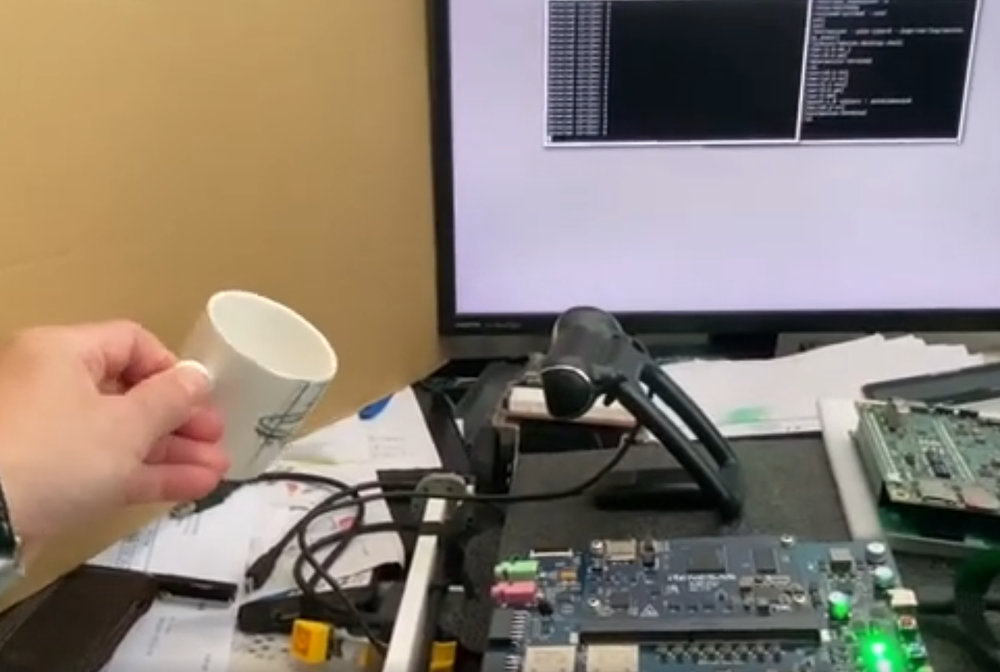
//> input picture images/circle_detect01.png, 1000 x 672 px, shrunk from 1443 x 969 before the run, given in place of the camera
$ ./circle_detect   (built with g++ and OpenCV 4)
//> lines starting //> are read from the running program, lines starting //| are printed output that depends on the picture; after the words box and inside, x2 and y2 are one past the last pixel; in counts of white or black regions, pixels touching at a corner belong together
#include <iostream>
#include <string>
#include <errno.h>
#include <stdexcept>

#include <opencv2/opencv.hpp>

using namespace std;
using namespace cv;

int main() {
    // Open the default camera (usually the first connected USB camera)
    VideoCapture cap(0);
    if (!cap.isOpened()) {
        cerr << "Error: Could not open camera." << endl;
        return -1;
    }

    cv::Mat frame, gray;
    while (true) {
        cap >> frame; // Capture a new frame
//> frame is the input picture: 672 rows x 1000 cols, CV_8UC3; mean B, G, R 111.9, 123.8, 135.8
        if (frame.empty()) {
            cerr << "Error: Captured empty frame." << endl;
            break;
        }

        // Convert to grayscale for better circle detection
        cvtColor(frame, gray, cv::COLOR_BGR2GRAY);
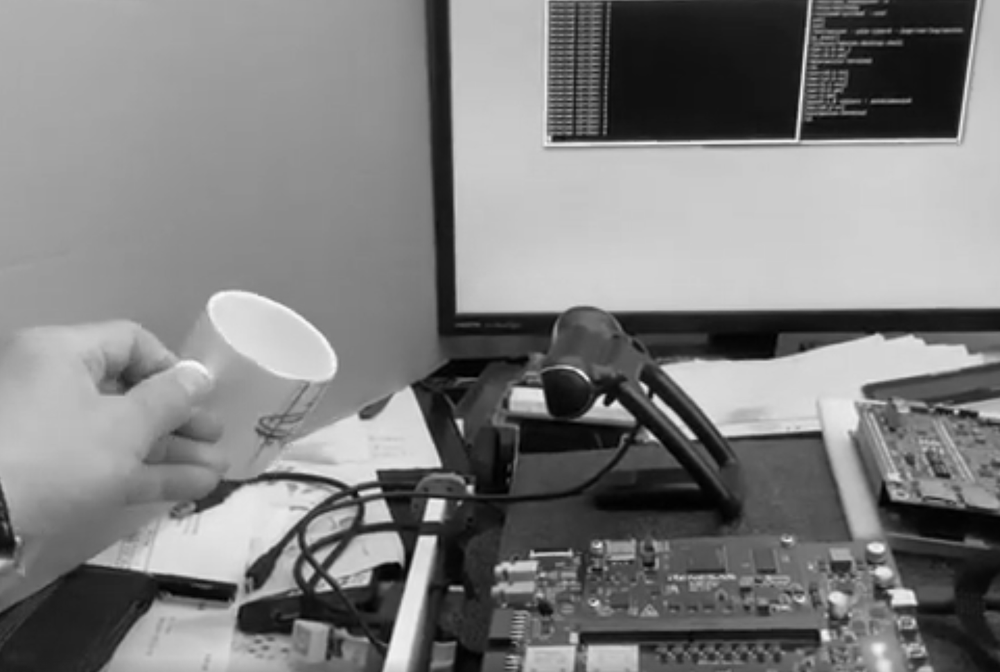
//> gray: 672 rows x 1000 cols, CV_8UC1; min 0, max 250, mean 126
        GaussianBlur(gray, gray, cv::Size(9, 9), 2, 2);

        // Detect circles
        vector<cv::Vec3f> circles;
        HoughCircles(gray, circles, cv::HOUGH_GRADIENT, 1, gray.rows / 16, 100, 30, 10, 100);
//> circles = 5 circles (x, y, radius): [544.5, 401.5, 89.4], [954.5, 446.5, 61.8], [350.5, 547.5, 54.9], [636.5, 453.5, 56.1], [352.5, 591.5, 52.6]

        // Output the number of circles detected
        cout << "Detected circles: " << circles.size() << endl;
//| Detected circles: 5

        for (size_t i = 0; i < circles.size(); i++) {
            cv::Vec3f c = circles[i];
            std::cout << "Circle " << i + 1 << ": (" << c[0] << ", " << c[1] << ") Radius: " << c[2] << std::endl;

            // Draw the circle and its center
            cv::Point center(cvRound(c[0]), cvRound(c[1]));
            int radius = cvRound(c[2]);
            cv::circle(frame, center, radius, cv::Scalar(0, 255, 0), 2);
            cv::circle(frame, center, 2, cv::Scalar(0, 0, 255), 3);
        }
//> this loop made 5 passes
//> (c, center, radius) on passes 1 to 5: ([544.5, 401.5, 89.4], Point(544, 402), 89), ([954.5, 446.5, 61.8], Point(954, 446), 62), ([350.5, 547.5, 54.9], Point(350, 548), 55), ([636.5, 453.5, 56.1], Point(636, 454), 56), ([352.5, 591.5, 52.6], Point(352, 592), 53)
//| Circle 1: (544.5, 401.5) Radius: 89.4
//| Circle 2: (954.5, 446.5) Radius: 61.8
//| Circle 3: (350.5, 547.5) Radius: 54.9
//| Circle 4: (636.5, 453.5) Radius: 56.1
//| Circle 5: (352.5, 591.5) Radius: 52.6
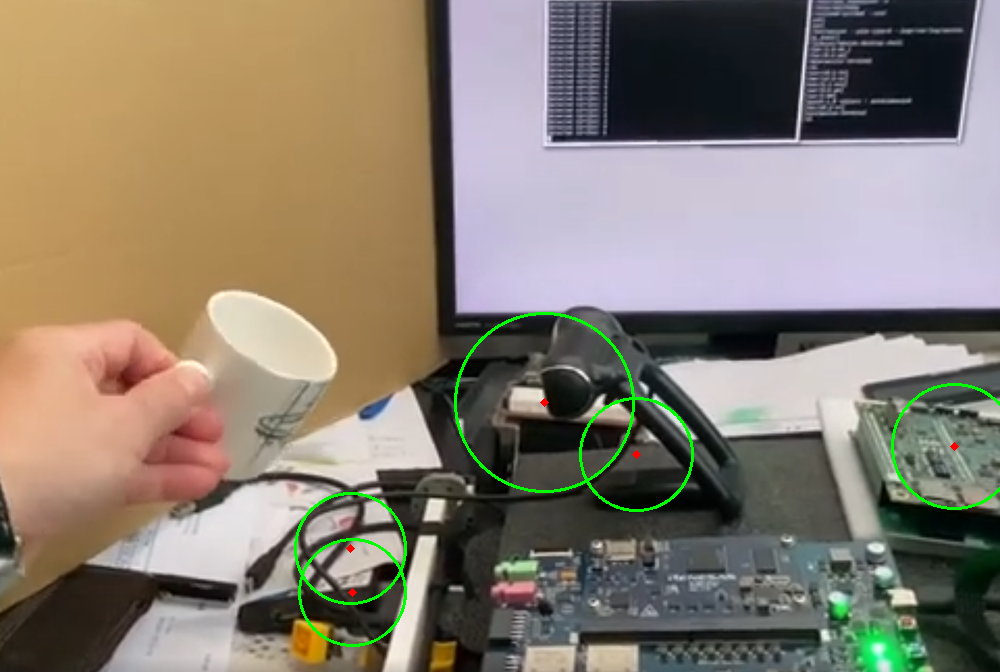
//> frame: 672 rows x 1000 cols, CV_8UC3; 0.87% of pixels changed, all inside (x1, y1, x2, y2) = (294, 312, 1000, 647)

        // Display the frame
        cv::imshow("Circle Detection", frame);

        // Exit when ESC key is pressed

        if (waitKey(30) == 27) {
//> the Esc key is pressed
            cout << "ESC key pressed. Exiting..." << std::endl;
            break;
        }

    }

    cap.release();
    // destroyAllWindows();
    return 0;
}

$ run again, on images/circle_detect02.png
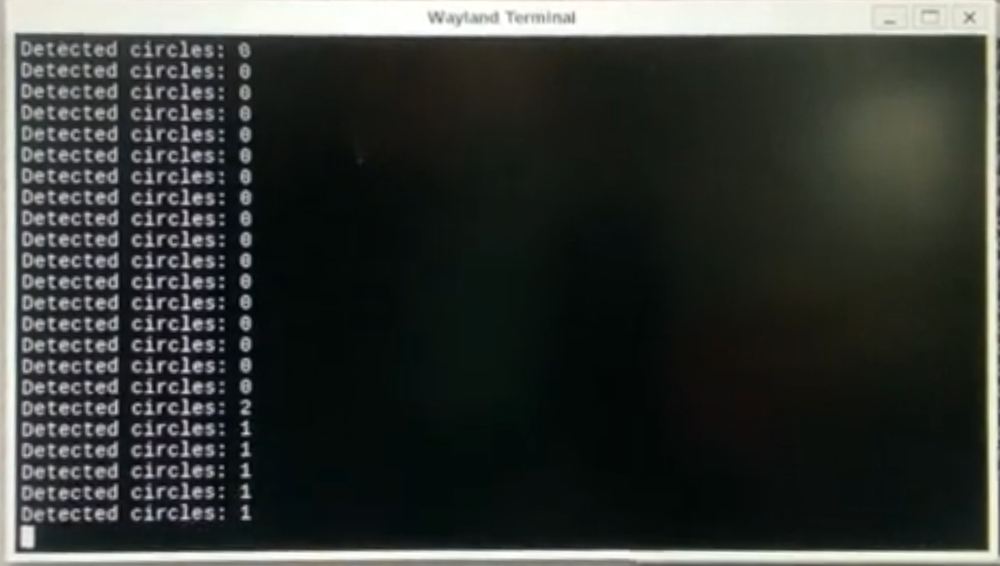
//> input picture images/circle_detect02.png, 1000 x 566 px, shrunk from 1413 x 800 before the run, given in place of the camera
//> frame is the input picture: 566 rows x 1000 cols, CV_8UC3; mean B, G, R 53.4, 57.2, 53.5
//> `GaussianBlur(gray, gray, cv::Size(9, 9), 2, 2);`:
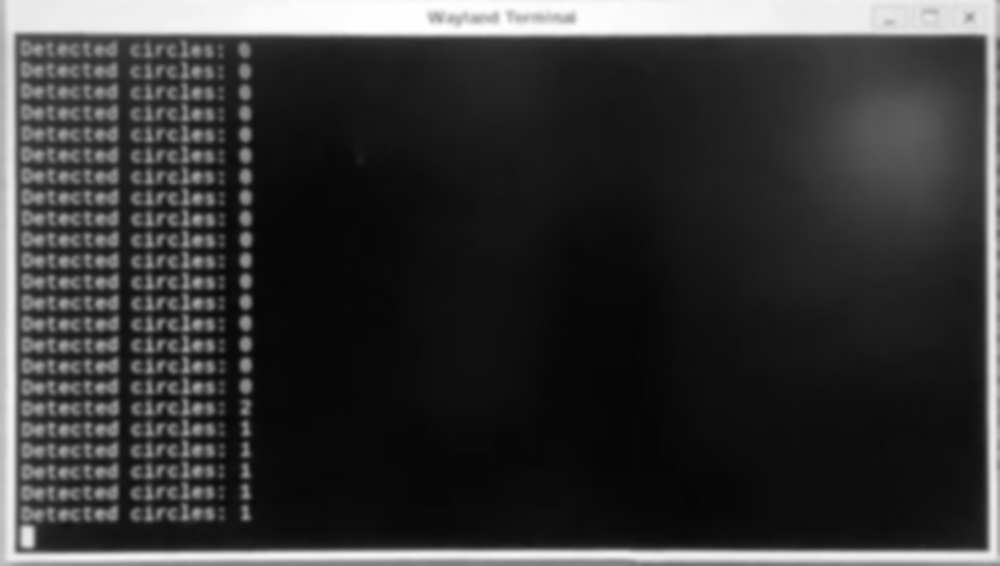
//> gray: 566 rows x 1000 cols, CV_8UC1; min 5, max 255, mean 55.7
//> circles = 50 circles (x, y, radius), first 12: [120.5, 295.5, 99.4], [107.5, 143.5, 92.8], [120.5, 373.5, 99.4], [94.5, 440.5, 79.6], [135.5, 208.5, 88.4], [135.5, 411.5, 88.4], [108.5, 248.5, 79.6], [96.5, 346.5, 81.8], [83.5, 114.5, 81.8], [140.5, 342.5, 82.9], [153.5, 252.5, 70.8], [149.5, 129.5, 65.3]
//| Detected circles: 50
//> the loop `for (size_t i = 0; i < circles.size(); i++)` made 50 passes
//> (c, center, radius) on passes 1 to 8: ([120.5, 295.5, 99.4], Point(120, 296), 99), ([107.5, 143.5, 92.8], Point(108, 144), 93), ([120.5, 373.5, 99.4], Point(120, 374), 99), ([94.5, 440.5, 79.6], Point(94, 440), 80), ([135.5, 208.5, 88.4], Point(136, 208), 88), ([135.5, 411.5, 88.4], Point(136, 412), 88), ([108.5, 248.5, 79.6], Point(108, 248), 80), ([96.5, 346.5, 81.8], Point(96, 346), 82)
//> (printed output is left out)
//> after the loop `for (size_t i = 0; i < circles.size(); i++)`:
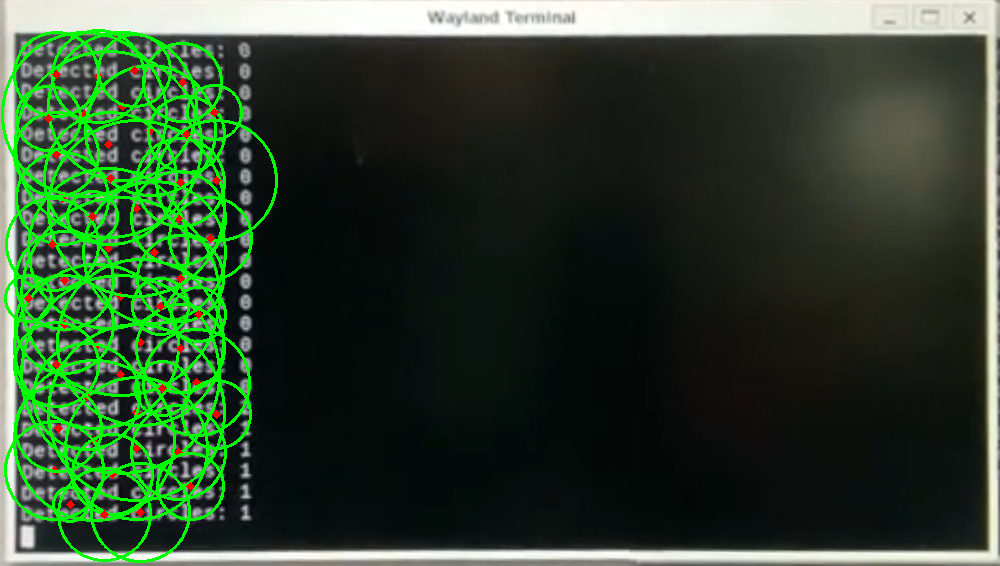
//> frame: 566 rows x 1000 cols, CV_8UC3; 7.48% of pixels changed, all inside (x1, y1, x2, y2) = (1, 29, 278, 563)
